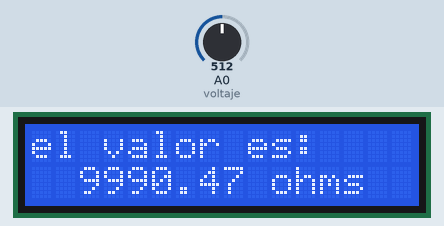
Simulated run of this sketch. Board: Arduino Uno, built with avr-gcc and run on an emulated ATmega328P. Parts: 16×2 character LCD. The inputs (shaded band) are chosen by the test bench; at power-on: A0 (voltaje) = 512.

Above: at 1.2 s.
1.3 s: A0 (voltaje) set to 98
At 2.4 s:
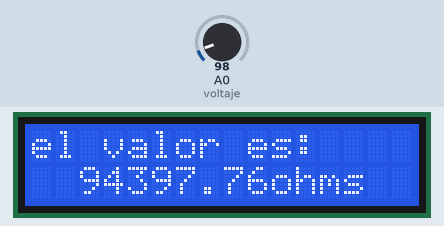
2.8 s: A0 (voltaje) set to 84
At 4.2 s:
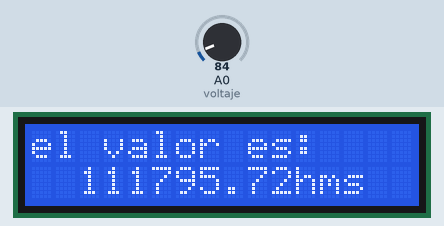
5.8 s: A0 (voltaje) set to 0
At 6.9 s:
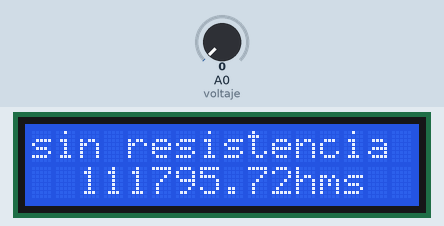
7.3 s: A0 (voltaje) set to 122
At 8.2 s:
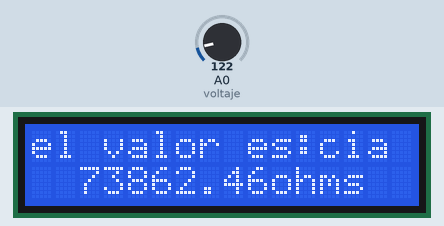
8.8 s: A0 (voltaje) set to 0
At 9.6 s:
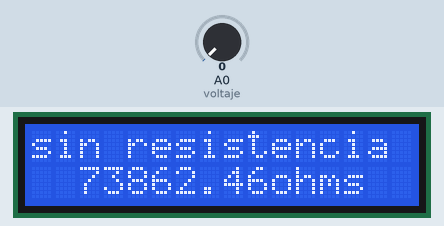
Timing chart, 0 to 11.3 s (numbered marks = the images above; inputs shaded):
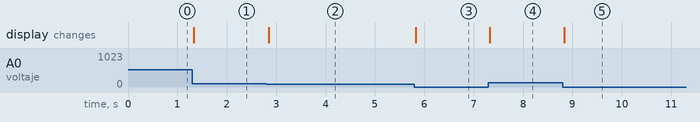

The sketch:

Parte3_practica2.ino
```cpp
//Directivas de Procesador
#include <LiquidCrystal_I2C.h>
#define voltaje A0

//Variables
int Vcc = 5;
int R2 = 10000;
float R1 = 0;
float Vout = 0;
float lectura = 0;
float valor = 0;
float conver = 0;

//Constructor
LiquidCrystal_I2C lcd(0x27,16,2);

//Funciones
void conversion();

void setup() {
  lcd.init();
  lcd.backlight();
}

void loop() {
 conversion();
}

void conversion(){
  lectura = analogRead(voltaje);

  //Realizamos la conversion de esa lectura
  conver = lectura * Vcc;
  Vout = conver / 1023;

  //Realizamos la operación necesaria para obtener el valor de R1
  valor = (Vcc - Vout)/Vout;
  R1 = R2 * valor;
  R1=R1+10;

 if(lectura){
  lcd.setCursor(0,0);
  lcd.print("el valor es:");
  lcd.setCursor(10,1);
  lcd.print("ohms");
  lcd.setCursor(2,1);
  lcd.print(R1);
 }
if(!lectura){
  lcd.setCursor(0,0);
  lcd.print("sin resistencia");
}
 }
```

Measured:
- the behaviour switches between 94 and 93 on A0 (voltaje) (found by bisection; images 1 and 2)
- after the input at 1.3 s, the display: changes at once (image 1)
- after the input at 2.8 s, the display: changes after 0.05 s (image 2)
- after the input at 5.8 s, the display: changes at once (image 3)
- after the input at 7.3 s, the display: changes at once (image 4)
- after the input at 8.8 s, the display: changes at once (image 5)
